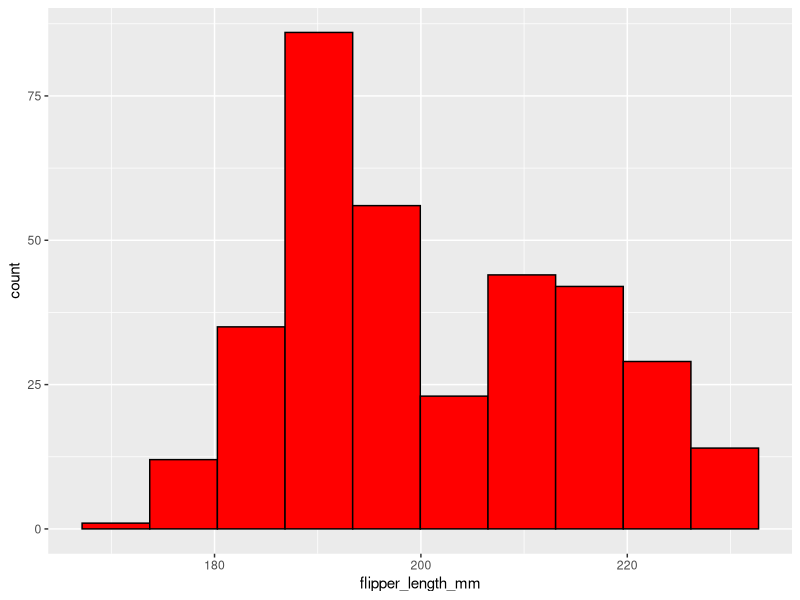
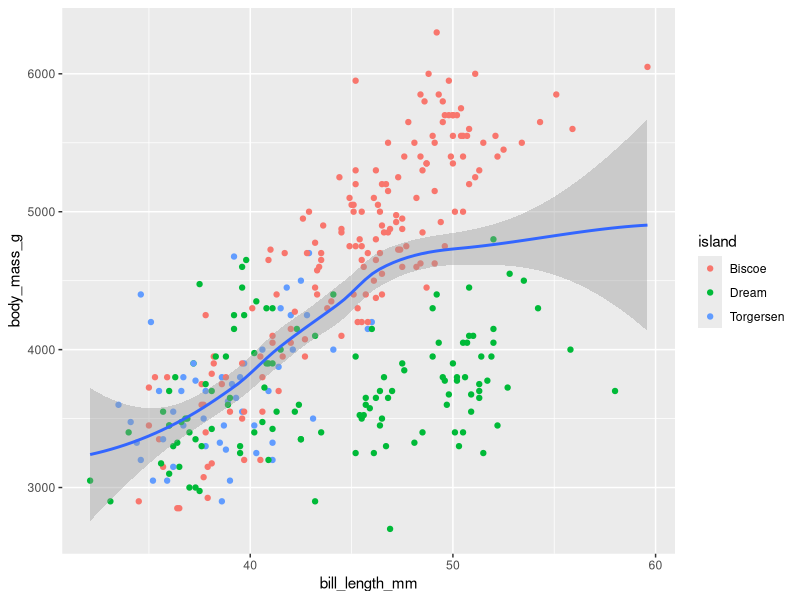
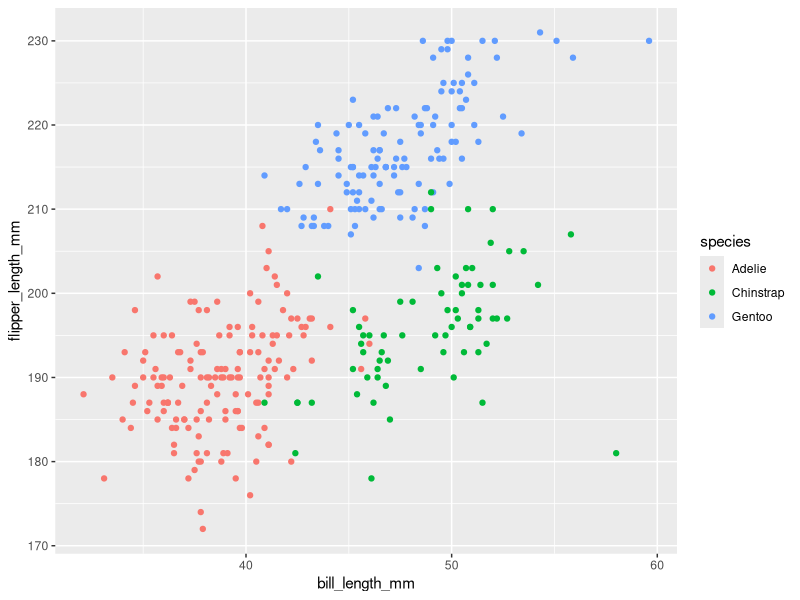
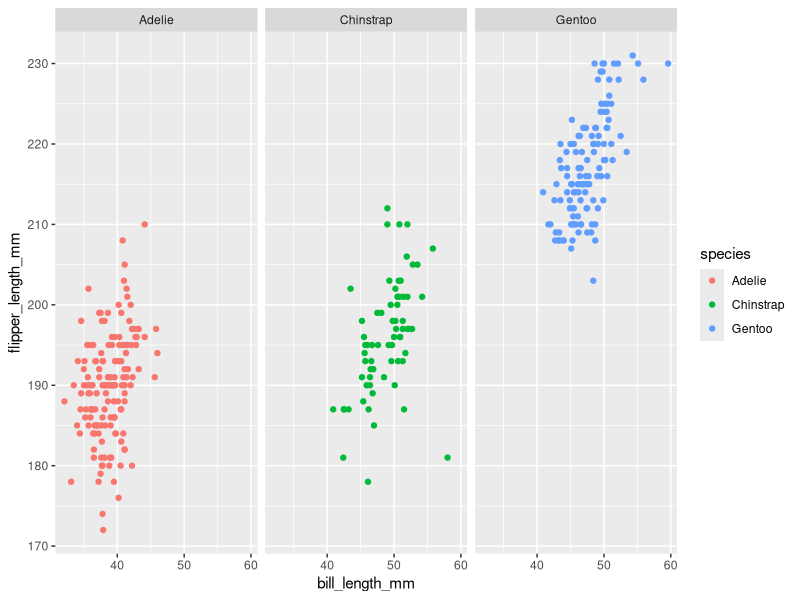

These figures' R source, in order:
## ---- chunk 1
library(palmerpenguins)
library(tidyverse)
penguins
## ---- chunk 2
ggplot(data = penguins, aes(x = flipper_length_mm)) +
  geom_histogram(colour = "black", fill = "red", bins = 10)
## ---- chunk 3
ggplot(data = penguins, aes(x = bill_length_mm, y = body_mass_g)) +
  geom_point(aes(colour = island)) +
  geom_smooth()
## ---- chunk 4
ggplot(data = penguins, aes(x = bill_length_mm, y = flipper_length_mm)) +
  geom_point(aes(colour = species))
## ---- chunk 5
ggplot(data = penguins, aes(x = bill_length_mm, y = flipper_length_mm)) +
  geom_point(aes(colour = species)) +
  facet_wrap(~ species)
